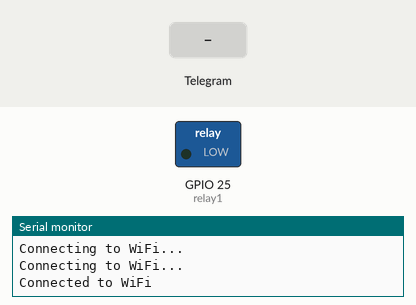
Recording of a sketch running on a simulated ESP32. Parts: switched loads named in the sketch (green lamp = pin HIGH), the last lines printed to the serial monitor. The test bench sets the inputs (shaded band). WiFi joins after 1.5 s; servers stay silent unless stated.

Above: at 3.2 s.
3.3 s: Telegram message "matikan lampu" received
At 4.3 s:
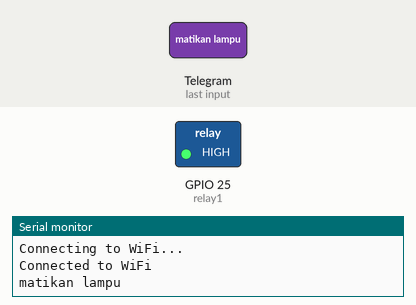
5.1 s: Telegram message "nyalakan lampu" received
At 5.5 s:
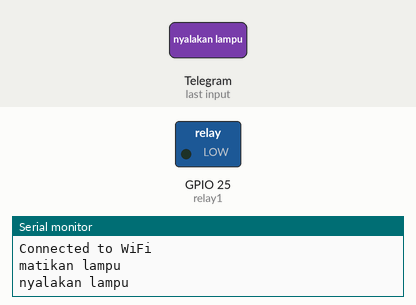
Timing chart, 0 to 8.1 s (numbered marks = the images above; inputs shaded):
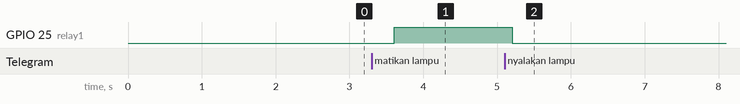

Measured:
- after the input at 3.3 s, GPIO 25 (relay1): LOW → HIGH after 0.30 s
- after the input at 5.1 s, GPIO 25 (relay1): HIGH → LOW after 0.10 s

The sketch:

nyalakanlampu.ino
```cpp
#include <WiFi.h>
#include <UniversalTelegramBot.h>
#include <WiFiClientSecure.h>
const char *WIFI_SSID = "Juan";
const char *WIFI_PASSWORD = "juan1234";

const char *BOT_TOKEN = "GUNAKAN_BOT_TOKEN_KALIAN_DI_GOODFATHER";
String chatId = "GUNAKAN_IDBOT_KALIAN";

WiFiClientSecure client;
UniversalTelegramBot bot(BOT_TOKEN, client);

const int relay1 = 25; // Pin yang digunakan untuk mengendalikan lampu

void setup()
{
    Serial.begin(115200);

    pinMode(relay1, OUTPUT);

    // Menghubungkan ke WiFi
    WiFi.begin(WIFI_SSID, WIFI_PASSWORD);
    while (WiFi.status() != WL_CONNECTED)
    {
        delay(1000);
        Serial.println("Connecting to WiFi...");
        digitalWrite(relay1, LOW);
    }
    Serial.println("Connected to WiFi");

    // Menginisialisasi pin untuk lampu
    digitalWrite(relay1, LOW);

    // Memulai koneksi ke Telegram
    client.setCACert(TELEGRAM_CERTIFICATE_ROOT); // Ini opsional, bergantung pada versi pustaka yang digunakan
}

void loop()
{
    int numNewMessages = bot.getUpdates(bot.last_message_received + 1);

    for (int i = 0; i < numNewMessages; i++)
    {
        chatId = bot.messages[i].chat_id; // Menyimpan chat_id dari pesan terbaru

        String text = bot.messages[i].text;
        Serial.println(text);
        if (text == "matikan lampu")
        {
            digitalWrite(relay1, HIGH);
            bot.sendMessage(chatId, "Lampu telah dimatikan!");
        }
        else if (text == "nyalakan lampu")
        {
            digitalWrite(relay1, LOW);
            bot.sendMessage(chatId, "Lampu telah dihidupkan!");
        }
    }

    delay(1000);
}
```
